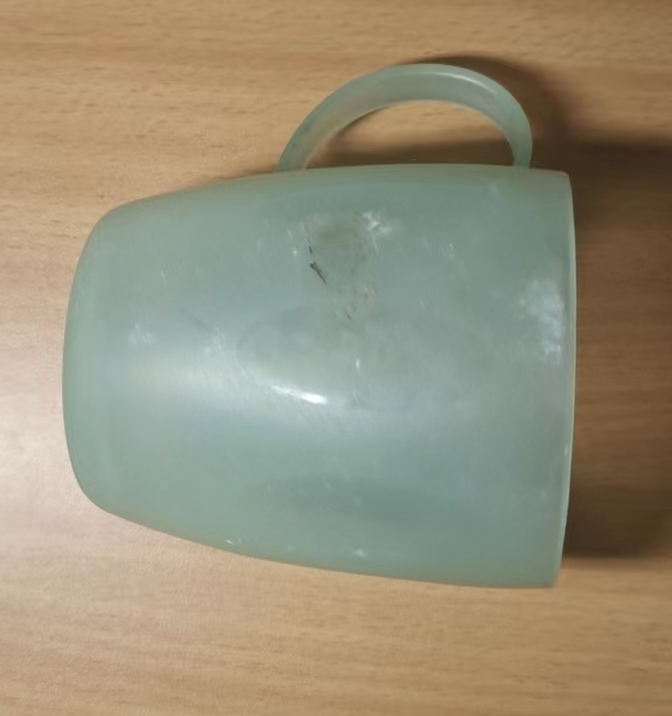
#> input picture project2/11.jpg, 672 x 716 px
$ python main.py
#> lines starting #> are read from the running program, lines starting #| are printed output that depends on the picture
import numpy as np
import cv2

minDisparity = 16
numDisparities = 192 - minDisparity

stereo = cv2.StereoSGBM_create(minDisparity=minDisparity,
                               numDisparities=numDisparities,
                               )


left_img = cv2.imread('11.jpg', cv2.IMREAD_GRAYSCALE)
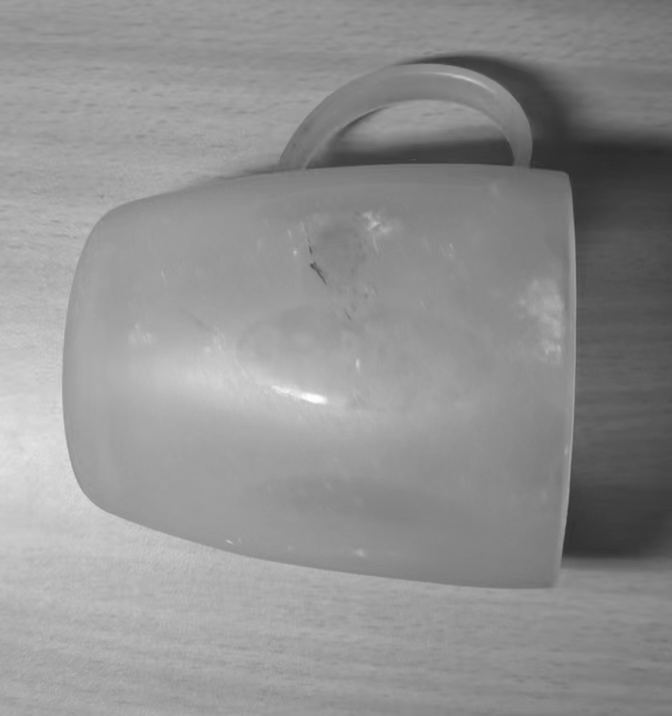
#> left_img: shape (716, 672); min 43, max 254, mean 144.5
right_image = cv2.imread('22.jpg', cv2.IMREAD_GRAYSCALE)
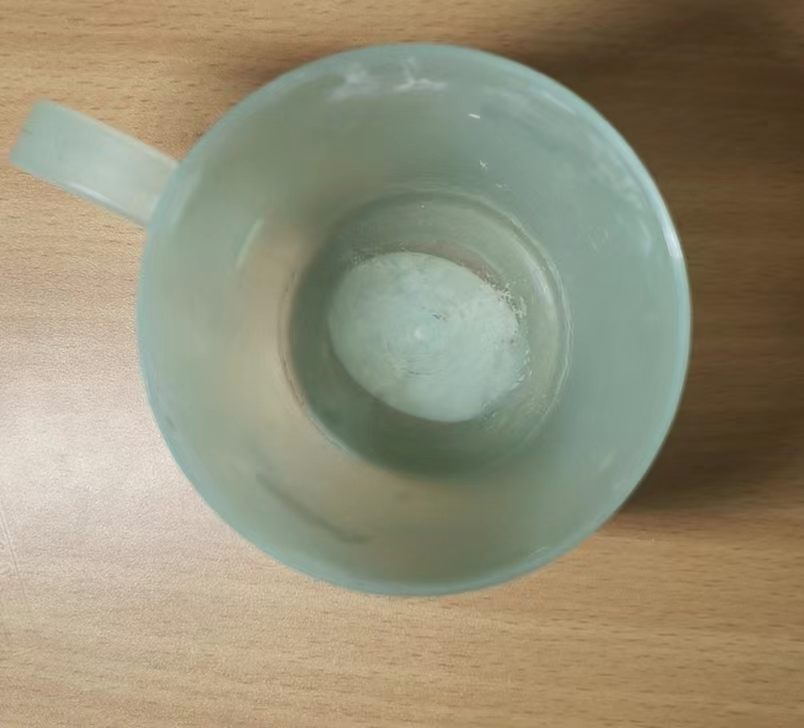
#> input picture project2/22.jpg, 804 x 728 px
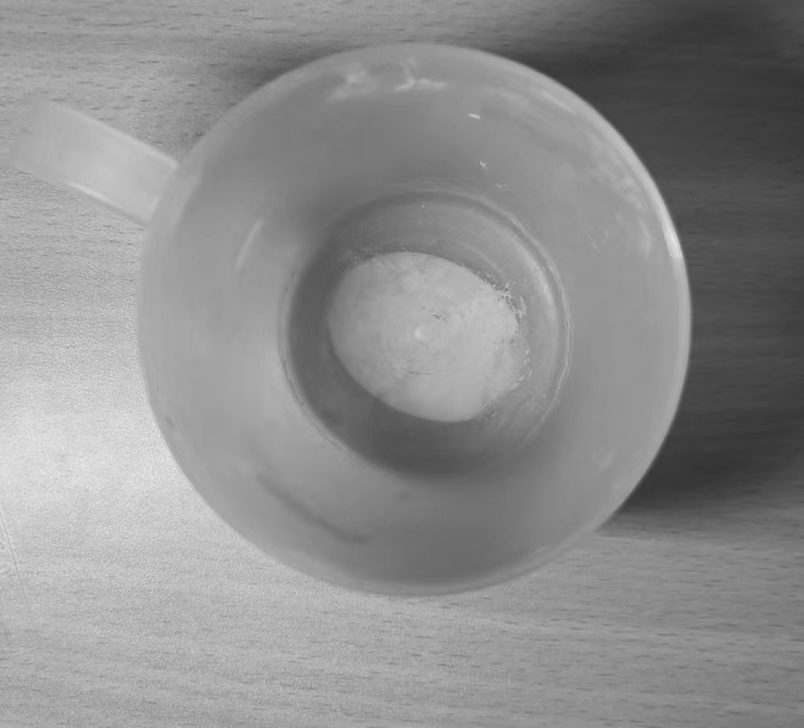
#> right_image: shape (728, 804); min 50, max 235, mean 141.6

disparity = stereo.compute(left_img, left_img).astype(np.float32) / 16.0
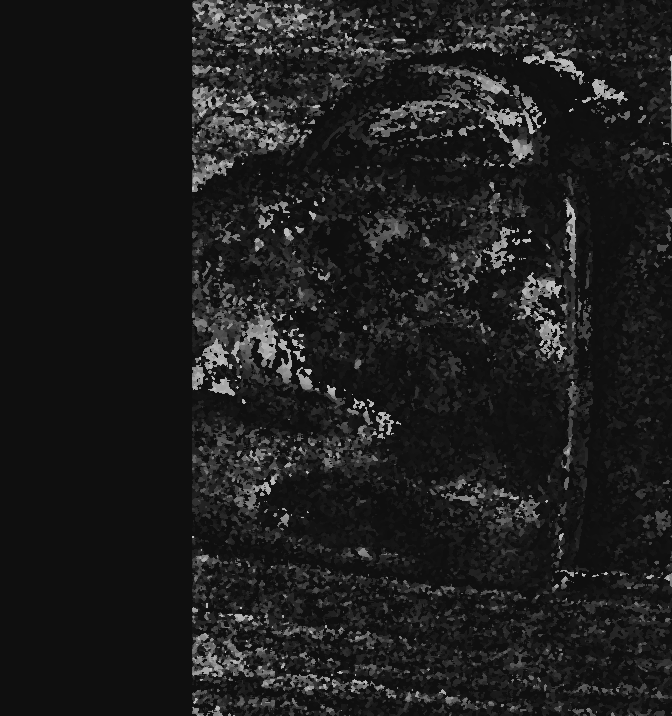
#> disparity: shape (716, 672) float32; min 15, max 191, mean 29.8

focal_length = 27
baseline = 0.1
depth = np.zeros_like(disparity)
depth[disparity > 0] = (baseline * focal_length) / disparity[disparity > 0]
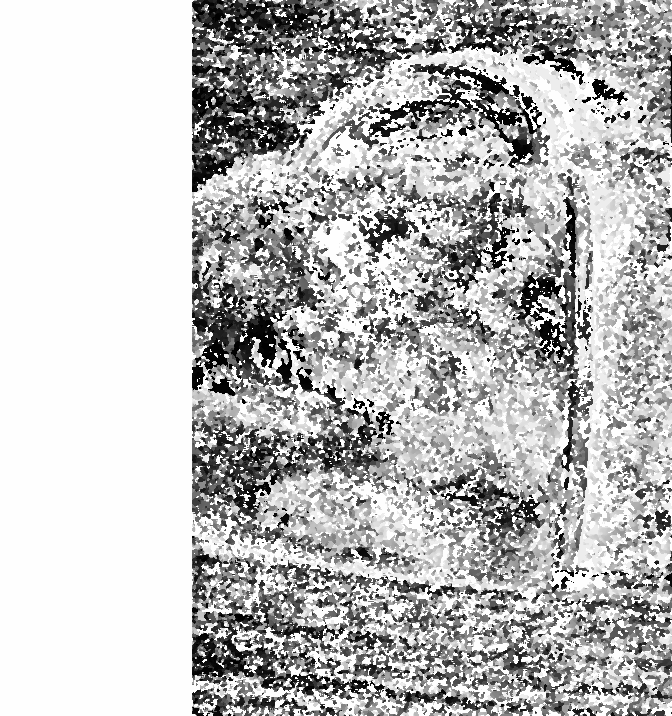
#> depth: shape (716, 672) float32; min 0.0141, max 0.18, mean 0.137; drawn with min black and max white

depth_norm = cv2.normalize(depth, None, 0, 255, cv2.NORM_MINMAX)

cv2.imshow('Disparity', (disparity - minDisparity) / numDisparities)
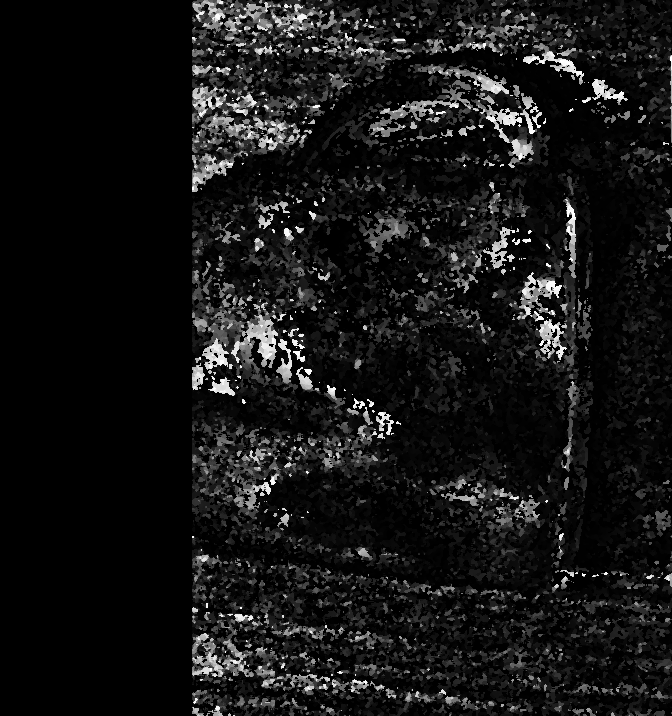
#> window 'Disparity': shape (716, 672) float32; min -0.00568, max 0.994, mean 0.0784; drawn with min black and max white

cv2.imshow("Depth map", depth_norm)
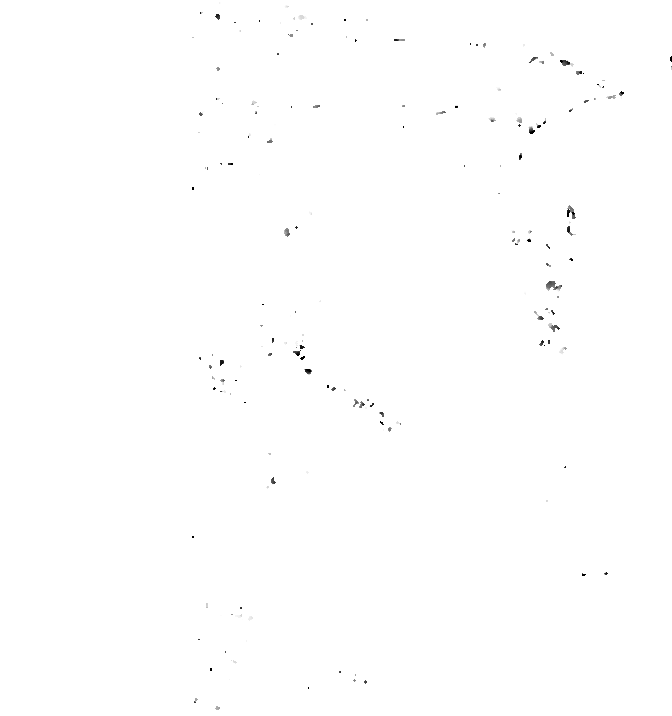
#> window 'Depth map': shape (716, 672); min 0, max 255, mean 254.5
cv2.waitKey()
